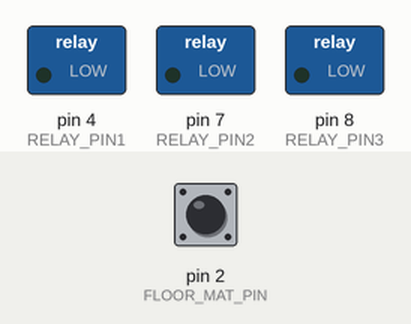
A sketch run on a simulated Arduino Uno, built with avr-gcc and run on an emulated ATmega328P. On the bench: switched loads named in the sketch (green lamp = pin HIGH). The test bench sets the inputs (shaded band); at power-on: pin 2 (FLOOR_MAT_PIN) HIGH.

Above: at 1.2 s.
1.3 s: pin 2 (FLOOR_MAT_PIN) pulled LOW for 0.15 s
At 2.7 s:
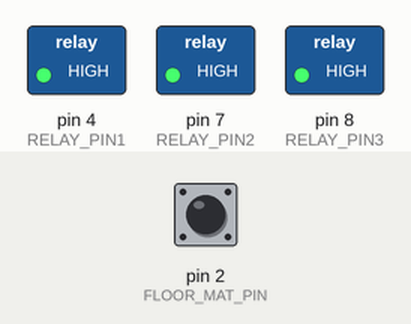
Timing chart, 0 to 7.8 s (numbered marks = the images above; inputs shaded):
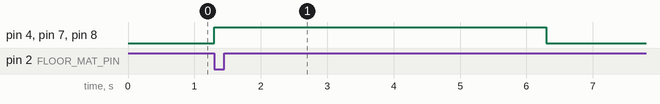

Measured:
- after the input at 1.3 s, pin 4 (RELAY_PIN1), pin 7 (RELAY_PIN2), pin 8 (RELAY_PIN3): LOW → HIGH at once, → LOW 5.0 s later

The sketch:

floorMat_delay.ino
```cpp
// (licence header left out)
//Pin numbers for Digital I/O
#define FLOOR_MAT_PIN 2
#define RELAY_PIN1 4
#define RELAY_PIN2 7
#define RELAY_PIN3 8

//timing definitions
#define DELAY_BEFORE_START 0
#define DELAY_AFTER_START 5000

int floorMatState = HIGH;            //whether the floor mat is being read as inactive(high) or active (low)
int previousFloorMatState = HIGH;    //state of the mat on the previous loop

void setup()
{
  pinMode(RELAY_PIN1, OUTPUT);  //set the pin to output for the relay
  pinMode(RELAY_PIN2, OUTPUT);  //set the pin to output for the relay. You can remove this line if you are only using  one relay
  pinMode(RELAY_PIN3, OUTPUT);  //set the pin to output for the relay . You can remove this line if you are only using one or two relays
  pinMode(FLOOR_MAT_PIN, INPUT_PULLUP);  //the floor mat is connected directly to the arduino, so it needs to be setup as an input with a pullup resistor. This means that the mat will normally read as HIGH and only return a LOW when the mat is activated
}

void loop()
{
  floorMatState = digitalRead(FLOOR_MAT_PIN);  //read the current state of the floor mat

  //only activate the relays if the floor mat is LOW(Active) and the last read was HIGH(inactive) This prevents the system going off repeatledy while someone stands on the mat
  if(floorMatState == LOW && previousFloorMatState == HIGH)
  {
    delay(DELAY_BEFORE_START);
    digitalWrite(RELAY_PIN1, HIGH);          //write the relay to HIGH(active)
    digitalWrite(RELAY_PIN2, HIGH);          //write the state to HIGH(active)  remove this line if you are only using 1 relay
    digitalWrite(RELAY_PIN3, HIGH);          //write the state to HIGH(active)  remove this line if you are only using 1 or 2 relays
    delay(DELAY_AFTER_START);
    digitalWrite(RELAY_PIN1, LOW);          //write the state to LOW(inactive)
    digitalWrite(RELAY_PIN2, LOW);          //write the state to LOW(inactive)  remove this line if you are only using 1 relay
    digitalWrite(RELAY_PIN3, LOW);          //write the state to LOW(inactive)  remove this line if you are only using 1 or 2 relays
  }


  previousFloorMatState = floorMatState;    //record the floor mat state for the next loop

}
```
